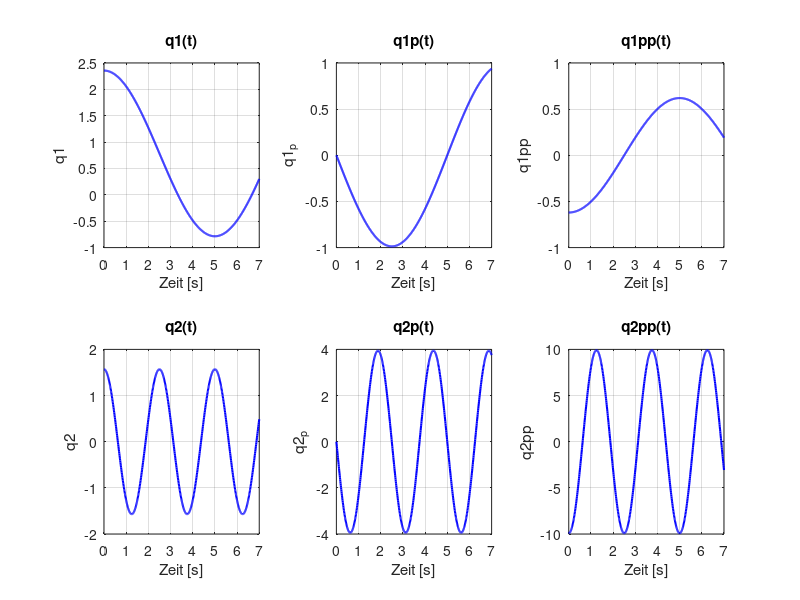
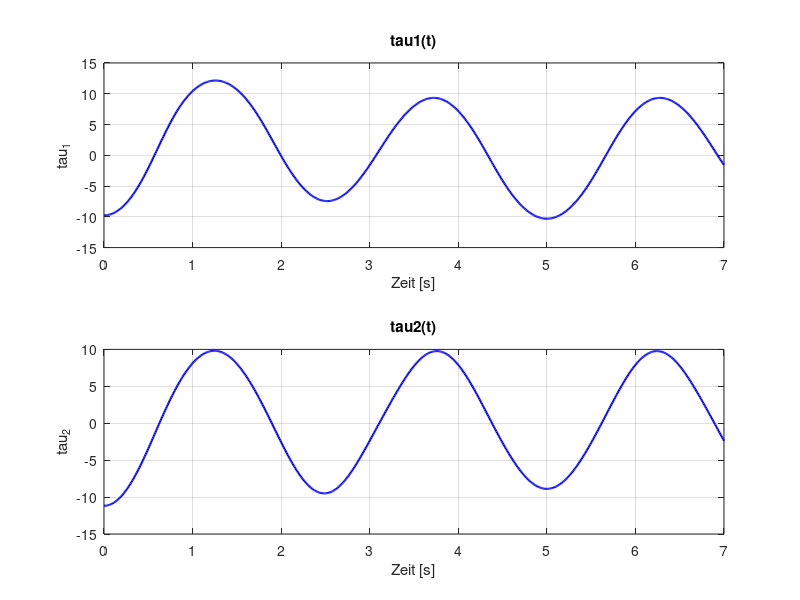
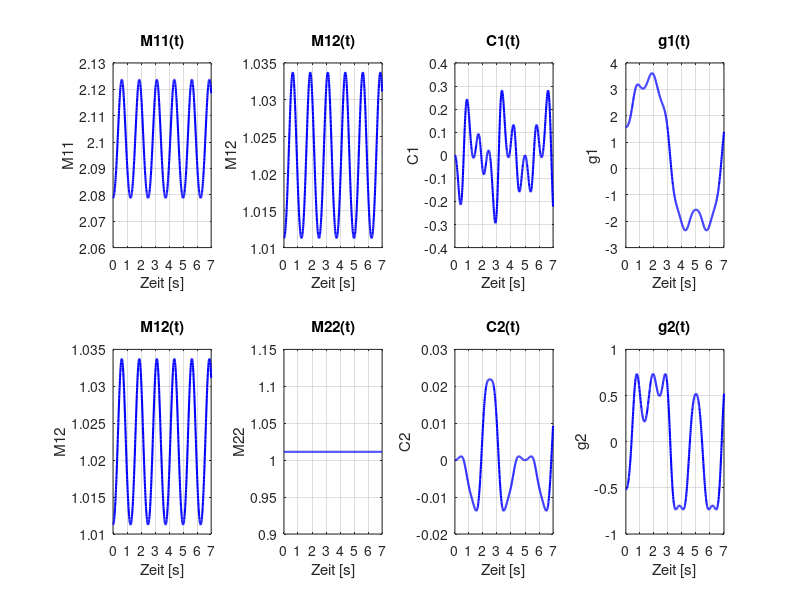

Write MATLAB code to recreate these figures, in order.
% -------------------------------------------------------------
% Autor:      Ole Uphaus
% Datum:      17.04.2025
% Beschreibung:
% Dies ist eine ähnliche Version wie Data_gen_V3. Ich werde jedoch in
% diesem Skript andere Trajektorien generieren. Anstatt wie in V3 einfach
% immer kleine Übergänge zu berechnen, werde ich jetzt Pendelbewegungen des
% Roboters durchführen und dazu cosinus Funktionen verwenden. Es ändert
% sich also nur die Generierung der Trajektorien. Die Auswertung der
% Inversen Dynamik bleibt estehen.
% -------------------------------------------------------------

clc
clear
close all

% Diese Funktion gibt zufällig entweder 1 oder -1 zurück
function signum = random_sign()
    r = randi([0, 1]);
    signum = 2*r - 1;
end

% Diese Funktion erzeugt einen zufälligen Parameter (float) im gegebenen
% Intervall
function r_param = random_param(lower_barrier, upper_barrier)
    r_param = lower_barrier + (upper_barrier - lower_barrier) * rand();
end

% Diese Funktion erzeugt zufällige Anfangsbedingungen im gegebenen
% Intervall
function x_0 = random_init(n, lower_barrier, upper_barrier, random_signum)
    % leeren Vektor
    x_0 = zeros(n, 1);
    
    % Ohne zufälliges Vorzeichen
    if random_signum == false
        for i = 1:n
            x_0(i) = random_param(lower_barrier, upper_barrier);
        end
    end

    % Mit zufälligem Vorzeichen
    if random_signum == true
        for i = 1:n
            x_0(i) = random_sign()*random_param(lower_barrier, upper_barrier);
        end
    end
end

% Diese funktion wertet bei gegebenen Trajektorien (q, q_p, q_pp) die
% Inverse Dynamik des Robotermodells aus (Ursprüngliches Modell)
function out = inv_dyn_2_FHG_Robot_1(traj_data)

    % Systemparameter
    m_kg = 5;   % Masse des Arms
    mL_kg = 2;  % Masse der Last
    J_kgm2 = 0.4;  % gesamte Rotationsträgheit
    l_m = 0.25; % Schwerpunktsabstand (Arm - Last)

    % Output definieren
    out = struct();

    % Daten aus Trajektoren extrahieren
    r = traj_data.q1;
    r_p = traj_data.q1_p;
    r_pp = traj_data.q1_pp;

    phi = traj_data.q2;
    phi_p = traj_data.q2_p;
    phi_pp = traj_data.q2_pp;

    % Massenmatrix
    out.M_11 = m_kg + mL_kg + r*0;    % Oberer linker Eintrag der Massenmatrix (r*0 damit Vektor herauskommt)
    out.M_12 = r*0; % Oberer Rechter Eintrag der Massenmatrix (r*0 damit Vektor herauskommt)
    out.M_22 = J_kgm2 + m_kg*(r - l_m).^2 + mL_kg*r.^2;    % Unterer rechter Eintrag der Massenmatrix

    % Corioliskräfte
    out.C_1 = -(mL_kg*r + m_kg*(r - l_m)).*phi_p.^2; % Erster Vektoreintrag
    out.C_2 = 2*(m_kg*(r - l_m) + mL_kg*r).*r_p.*phi_p; % Zweiter Vektoreintrag

    % Gewichtskräfte
    out.g_1 = r*0;  % Erster Vektoreintrag
    out.g_2 = r*0;  % Zweiter Vektoreintrag

    % Eingeprägte Kräfte/Momente (Hier direkt Massen- und Coriolisterme
    % eingesetzt)
    out.tau_1 = out.M_11.*r_pp + out.C_1;   % Eigentlich F
    out.tau_2 = out.M_22.*phi_pp + out.C_2; % Eigentlich tau

end

% Diese funktion wertet bei gegebenen Trajektorien (q, q_p, q_pp) die
% Inverse Dynamik des Robotermodells aus (Neues Modell)
function out = inv_dyn_2_FHG_Robot_2(traj_data)

    % Systemparameter
    m1_kg = 1;  % Masse Arm 1
    m2_kg = 0.5;  % Masse Arm 2
    l1_m = 0.3; % Länge Arm 1
    l2_m = 0.3; % Länge Arm 2
    J1_kgm2 = 1;  % Rotationsträgheit Arm 1
    J2_kgm2 = 1;  % Rotationsträgheit Arm 2
    g_mps2 = 9.81;  % Gravitationskonstante

    % Output definieren
    out = struct();

    % Daten aus Trajektoren extrahieren
    phi_1 = traj_data.q1;
    phi_1_p = traj_data.q1_p;
    phi_1_pp = traj_data.q1_pp;

    phi_2 = traj_data.q2;
    phi_2_p = traj_data.q2_p;
    phi_2_pp = traj_data.q2_pp;

    % Massenmatrix
    out.M_11 = J1_kgm2 + J2_kgm2 + (l1_m^2*m1_kg)/4 + l1_m^2*m2_kg + (l2_m^2*m2_kg)/4 + l1_m*l2_m*m2_kg.*cos(phi_2);   % Oberer linker Eintrag der Massenmatrix
    out.M_12 = (m2_kg*l2_m^2)/4 + (l1_m*m2_kg.*cos(phi_2).*l2_m)/2 + J2_kgm2;      % Oberer Rechter Eintrag der Massenmatrix
    out.M_22 = (m2_kg*l2_m^2)/4 + J2_kgm2 + phi_1*0;    % Unterer rechter Eintrag der Massenmatrix

    % Corioliskräfte
    out.C_1 = -(l1_m*l2_m*m2_kg.*phi_2_p.*sin(phi_2).*(2.*phi_1_p + phi_2_p))/2;     % Erster Vektoreintrag
    out.C_2 = (l1_m*l2_m*m2_kg.*phi_1_p.^2.*sin(phi_2))/2;    % Zweiter Vektoreintrag

    % Gewichtskräfte
    out.g_1 = g_mps2*m2_kg.*((l2_m.*sin(phi_1 + phi_2))/2 + l1_m.*sin(phi_1)) + (g_mps2*l1_m*m1_kg.*sin(phi_1))/2;  % Erster Vektoreintrag
    out.g_2 = (g_mps2*l2_m*m2_kg.*sin(phi_1 + phi_2))/2;  % Zweiter Vektoreintrag

    % Eingeprägte Kräfte/Momente (Hier direkt Massen- und Coriolisterme
    % eingesetzt)
    out.tau_1 = out.M_11.*phi_1_pp + out.M_12.*phi_2_pp + out.C_1 + out.g_1;    % tau_1
    out.tau_2 = out.M_22.*phi_2_pp + out.M_12.*phi_1_pp + out.C_2 + out.g_2;    % tau_2

end

%% Parameterdefinition

% Bewegungszeit, Schrittweite, größe Testdatensatz
move_time = 10;  % [s]
zeitschritt = 0.01; % [s]
test_size = 0.3;

% Trainings- und Testzeitvektor in einen Struct
t_vec_struct(2) = struct();
t_vec_struct(1).t_vec = 0:zeitschritt:(move_time*(1 - test_size));    % Zeitvektor Trainingsdaten
t_vec_struct(2).t_vec = (move_time*(1 - test_size) + zeitschritt):zeitschritt:move_time;    % Zeitvektor Testdaten

% Amplituden, Frequenzen und Mittelwerte der Gelenktrajektorien
A1 = pi/2;   % [rad]
A2 = pi/2;   % [rad]
f1 = 0.1;   % [Hz]
f2 = 0.4;   % [Hz]
M1 = pi/4;  % [rad]
M2 = 0;     % [rad]

% Winkelgeschwindigkeiten
w1 = 2 * pi * f1;  % [rad/s]
w2 = 2 * pi * f2;  % [rad/s]

% Robotermodell auswählen (1 - Roboter aus NLRS, 2 - Roboter mit 2
% Drehgelenken)
Rob_Model = 2;

% Seed für reproduzierbare Ergebnisse
rng(42)

% Sollen Simulationsdaten gespeichert werden
savedata = false;

%% Trajektorien generieren

% Struct zur speicherung der Daten vorbereiten
traj_data(2) = struct();

for i = 1:2
    % Gelenkpositionen
    q1 = A1 * cos(w1 * t_vec_struct(i).t_vec) + M1;
    q2 = A2 * cos(w2 * t_vec_struct(i).t_vec) + M2;
    
    % Gelenkgeschwindigkeiten
    q1_p = -A1 * w1 * sin(w1 * t_vec_struct(i).t_vec);
    q2_p = -A2 * w2 * sin(w2 * t_vec_struct(i).t_vec);
    
    % Gelenkbeschleunigungen
    q1_pp = -A1 * w1^2 * cos(w1 * t_vec_struct(i).t_vec);
    q2_pp = -A2 * w2^2 * cos(w2 * t_vec_struct(i).t_vec);

    % Daten in Struct speichern
    traj_data(i).q1 = q1';
    traj_data(i).q1_p = q1_p';
    traj_data(i).q1_pp = q1_pp';
    
    traj_data(i).q2 = q2';
    traj_data(i).q2_p = q2_p';
    traj_data(i).q2_pp = q2_pp';

end

%% Inverse Dynamik auswerten + Massen- und Coriolisterme berechnen (Differentialgleichung)

for i = 1:2
    % Ausgewähltes Modell nutzen
    if Rob_Model == 1
        out = inv_dyn_2_FHG_Robot_1(traj_data(i));
    elseif Rob_Model == 2
        out = inv_dyn_2_FHG_Robot_2(traj_data(i));
    end
    
    % Massenmatrix
    traj_data(i).M_11 = out.M_11;
    traj_data(i).M_12 = out.M_12;
    traj_data(i).M_22 = out.M_22;
    
    % Corioliskräfte
    traj_data(i).C_1 = out.C_1;
    traj_data(i).C_2 = out.C_2;
    
    % Gewichtskräfte
    traj_data(i).g_1 = out.g_1;
    traj_data(i).g_2 = out.g_2;
    
    % Eingeprägte Kräfte/Momente 
    traj_data(i).tau_1 = out.tau_1;
    traj_data(i).tau_2 = out.tau_2;

end

%% Simulationsergebnisse Speichern (Daten in Trainings- und Testdaten aufteilen)

% Testdaten speichern
features_test = [traj_data(2).q1, traj_data(2).q2, traj_data(2).q1_p, traj_data(2).q2_p, traj_data(2).tau_1, traj_data(2).tau_2];
labels_test = [traj_data(2).q1_pp, traj_data(2).q2_pp];
Mass_Cor_test = [traj_data(2).M_11, traj_data(2).M_12, traj_data(2).M_22, traj_data(2).C_1, traj_data(2).C_2, traj_data(2).g_1, traj_data(2).g_2];

% Trainingsdaten speichern
features_training = [traj_data(1).q1, traj_data(1).q2, traj_data(1).q1_p, traj_data(1).q2_p, traj_data(1).tau_1, traj_data(1).tau_2];
labels_training = [traj_data(1).q1_pp, traj_data(1).q2_pp];
Mass_Cor_training = [traj_data(1).M_11, traj_data(1).M_12, traj_data(1).M_22, traj_data(1).C_1, traj_data(1).C_2, traj_data(1).g_1, traj_data(1).g_2];

% Daten speichern
if savedata == true
    % Pfad dieses Skripts
    my_path = fileparts(mfilename('fullpath'));

    % Zielordner relativ zum Skriptpfad
    target_folder = fullfile(my_path, '..', 'Training_Data', 'MATLAB_Simulation');
    target_folder = fullfile(target_folder); % Pfad normalisieren

    % Datei speichern
    num_samples = num2str(length(features_test) + length(features_training));
    time_stamp = string(datetime('now', 'Format', 'yyyy_MM_dd_HH_mm_ss'));
    dateiName = 'SimData_V3_Rob_Model_' + string(Rob_Model) + '_' + time_stamp + '_Samples_' + num_samples + '.mat';
    full_path = fullfile(target_folder, dateiName);
    save(full_path, 'features_training', 'labels_training', 'features_test', 'labels_test', "Mass_Cor_test");
end

%% Ergebnisse Plotten (nur Trainingsdaten)

% Plot q1, q2
figure('WindowState','maximized');

subplot(2,3,1);
plot(t_vec_struct(1).t_vec, features_training(:, 1), 'b', 'LineWidth', 1.5);
xlabel('Zeit [s]');
ylabel('q1');
grid on;
title('q1(t)');

subplot(2,3,4);
plot(t_vec_struct(1).t_vec, features_training(:, 2), 'b', 'LineWidth', 1.5);
xlabel('Zeit [s]');
ylabel('q2');
grid on;
title('q2(t)');

% Plot q1_p, q2_p
subplot(2,3,2);
plot(t_vec_struct(1).t_vec, features_training(:, 3), 'b', 'LineWidth', 1.5);
xlabel('Zeit [s]');
ylabel('q1_p');
grid on;
title('q1p(t)');

subplot(2,3,5);
plot(t_vec_struct(1).t_vec, features_training(:, 4), 'b', 'LineWidth', 1.5);
xlabel('Zeit [s]');
ylabel('q2_p');
grid on;
title('q2p(t)');

% Plot q1_pp, q2_pp
subplot(2,3,3);
plot(t_vec_struct(1).t_vec, labels_training(:, 1), 'b', 'LineWidth', 1.5);
xlabel('Zeit [s]');
ylabel('q1pp');
grid on;
title('q1pp(t)');

subplot(2,3,6);
plot(t_vec_struct(1).t_vec, labels_training(:, 2), 'b', 'LineWidth', 1.5);
xlabel('Zeit [s]');
ylabel('q2pp');
grid on;
title('q2pp(t)');

% Plot F, tau
figure('WindowState','maximized');

subplot(2,1,1);
plot(t_vec_struct(1).t_vec, features_training(:, 5), 'b', 'LineWidth', 1.5);
xlabel('Zeit [s]');
ylabel('tau_1');
grid on;
title('tau1(t)');

subplot(2,1,2);
plot(t_vec_struct(1).t_vec, features_training(:, 6), 'b', 'LineWidth', 1.5);
xlabel('Zeit [s]');
ylabel('tau_2');
grid on;
title('tau2(t)');

% Plott M_11, M_12, M_22
figure('WindowState','maximized');

subplot(2,4,1);
plot(t_vec_struct(1).t_vec, Mass_Cor_training(:, 1), 'b', 'LineWidth', 1.5);
xlabel('Zeit [s]');
ylabel('M11');
grid on;
title('M11(t)');

subplot(2,4,5);
plot(t_vec_struct(1).t_vec, Mass_Cor_training(:, 2), 'b', 'LineWidth', 1.5);
xlabel('Zeit [s]');
ylabel('M12');
grid on;
title('M12(t)');

subplot(2,4,2);
plot(t_vec_struct(1).t_vec, Mass_Cor_training(:, 2), 'b', 'LineWidth', 1.5);
xlabel('Zeit [s]');
ylabel('M12');
grid on;
title('M12(t)');

subplot(2,4,6);
plot(t_vec_struct(1).t_vec, Mass_Cor_training(:, 3), 'b', 'LineWidth', 1.5);
xlabel('Zeit [s]');
ylabel('M22');
grid on;
title('M22(t)');

% Plott C_1, C_2
subplot(2,4,3);
plot(t_vec_struct(1).t_vec, Mass_Cor_training(:, 4), 'b', 'LineWidth', 1.5);
xlabel('Zeit [s]');
ylabel('C1');
grid on;
title('C1(t)');

subplot(2,4,7);
plot(t_vec_struct(1).t_vec, Mass_Cor_training(:, 5), 'b', 'LineWidth', 1.5);
xlabel('Zeit [s]');
ylabel('C2');
grid on;
title('C2(t)');

% Plott g_1, g_2
subplot(2,4,4);
plot(t_vec_struct(1).t_vec, Mass_Cor_training(:, 6), 'b', 'LineWidth', 1.5);
xlabel('Zeit [s]');
ylabel('g1');
grid on;
title('g1(t)');

subplot(2,4,8);
plot(t_vec_struct(1).t_vec, Mass_Cor_training(:, 7), 'b', 'LineWidth', 1.5);
xlabel('Zeit [s]');
ylabel('g2');
grid on;
title('g2(t)');

